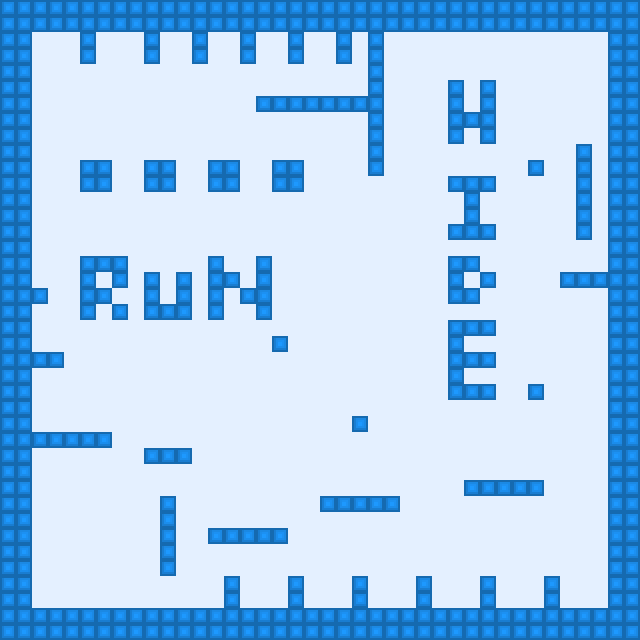

The image is a tile-based game level rendered from a .tmx file. Its description and source (layers, tilesets, objects; grid data summarised) follow:
An orthogonal 40x40 tile map with 16x16 px tiles, 2 tile layers (Background, Block) and 3 objects (Player, Player2, Player3).

<map version="1.0" orientation="orthogonal" renderorder="right-down" width="40" height="40" tilewidth="16" tileheight="16" nextobjectid="4">
 <tileset firstgid="1" name="tileset" tilewidth="16" tileheight="16">
  <image source="../graphics/tileset.png" width="64" height="32" />
 </tileset>
 <layer name="Background" width="40" height="40">
  <data>[1600 cells, 1600 non-empty, 4 distinct tile ids]</data>
 </layer>
 <layer name="Block" width="40" height="40">
  <data>[1600 cells, 464 non-empty, 4 distinct tile ids]</data>
 </layer>
 <objectgroup name="Spawn">
  <object id="1" name="Player" x="352" y="323" width="29" height="31" />
  <object id="2" name="Player2" x="93" y="382" width="25" height="27" />
  <object id="3" name="Player3" x="562" y="95" width="21" height="26" />
 </objectgroup>
</map>